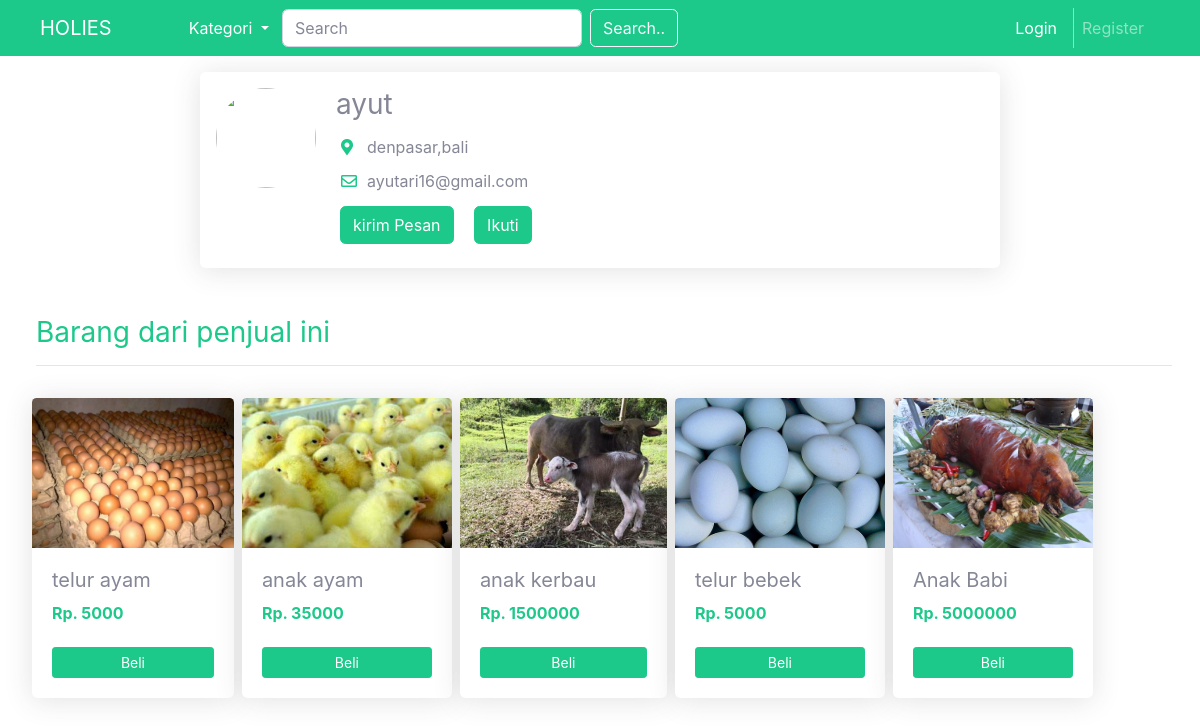
The app's page /seller/infoseller.php?id=1 with its own data.
### tables this page shows
CREATE TABLE `seller` (
  `id_seller` int(5) NOT NULL,
  `id_user` int(5) NOT NULL,
  `foto_ktp` varchar(255) NOT NULL
);

CREATE TABLE `detail_user` (
  `id_detailuser` int(5) NOT NULL,
  `id_user` int(5) NOT NULL,
  `nama` varchar(50) NOT NULL,
  `jk` enum('Pria','Wanita') NOT NULL,
  `alamat` varchar(100) NOT NULL,
  `telp` varchar(15) NOT NULL,
  `email` varchar(30) NOT NULL,
  `foto_profil` varchar(255) NOT NULL
);

CREATE TABLE `produk` (
  `id_produk` int(10) NOT NULL,
  `id_seller` int(5) NOT NULL,
  `nama_produk` varchar(50) NOT NULL,
  `deskripsi` varchar(200) NOT NULL,
  `quantity` int(8) NOT NULL,
  `harga_satuan` int(8) NOT NULL
);

CREATE TABLE `gmbr_produk` (
  `id_produk` int(10) NOT NULL,
  `gambar_produk` varchar(255) NOT NULL
);

### seller/infoseller.php (the view, shortened to what this page needs)
<?php
include "../php/config.php";
$id_seller = $_GET['id'];
$sql = mysqli_query($conn, "SELECT * FROM detail_user INNER JOIN seller WHERE id_seller = '$id_seller' ");
$seller = mysqli_fetch_assoc($sql);
$sql1 = mysqli_query($conn, "SELECT * FROM produk INNER JOIN produk_kategori USING(id_produk)
        INNER JOIN gmbr_produk USING(id_produk) WHERE id_seller = '$id_seller' ");
$dataBarang = [];
while ($row = mysqli_fetch_assoc($sql1)) {
	$dataBarang[] = $row;
}
?>
<!DOCTYPE html>
<html>
<head>
	<link href="../vendor/bootstrap/css/bootstrap-modified.min.css" rel="stylesheet">
	<link rel="stylesheet" href="https://use.fontawesome.com/releases/v5.8.2/css/all.css">
	<link rel="stylesheet" type="text/css" href="../vendor/holies/css/sherly.css">
</head>
<body>
	<?php include '../home/nav.php' ?>
	<div class="row m-3 justify-content-md-center">
		<div class="shadow mb-2 bg-white rounded box2 p-3">
			<div class="gambar-diri float-left">
				<img src="../img/profile/<?= $seller['foto_profil'] ?>" class="rounded-circle" style="width: 100%; height: 100%; object-fit: cover">
			</div>
			<div class="detail float-left ml-3">
				<h3 class="pl-1"><?= $seller['nama'] ?></h3>
				<table class="table-responsive">
					<tr>
						<td><i class="fas fa-map-marker-alt text-success m-2"></i></td>
						<td><?= $seller['alamat'] ?></td>
					</tr>
					<tr>
						<td><i class="far fa-envelope text-success m-2"></i></i></td>
						<td><?= $seller['email'] ?></td>
					</tr>
				</table>
				<button type="button" class="btn btn-success m-2">kirim Pesan</button>
				<button type="button" class="btn btn-success m-2">Ikuti</button>
			</div>
		</div>
	</div>
	<div class="row w-100">
		<div class="ml-5 mr-3 my-4 w-100">
			<h3 class="text-success">Barang dari penjual ini</h3>
			<hr>
			<div class="card-deck barang-jual">
				<?php if ($dataBarang) : ?>
					<?php foreach ($dataBarang as $key) : ?>
						<div class="bg-white mt-3 ml-2 rounded shadow" style="max-width: 210px;">
							<img style=" max-width: 250px; max-height: 150px; " class=" gambar-jual card-img-top" src="../img/barang/<?= $key['gambar_produk'] ?>">
							<div class="card-body">
								<h5 class="card-title" style="max-width: 200px;"><?= substr($key['nama_produk'], 0, 18); ?> <?php if (strlen($key['nama_produk']) > 18) {
																															} ?> </h5>
								<h6 class="text-success font-weight-bold mb-4">Rp. <?= $key['harga_satuan'] ?></h6>
								<a href="#" class="btn btn-sm btn-success w-100">Beli</a>
							</div>
						</div>
					<?php endforeach ?>
				<?php endif ?>
			</div>
		</div>
	</div>
</body>
</html>

### records on screen
seller: id_user.nama "ayut", id_user.alamat "denpasar,bali", id_user.email "ayutari16@gmail.com"
produk: gmbr_produk.gambar_produk (picture), nama_produk "telur ayam", harga_satuan "5000"
produk: gmbr_produk.gambar_produk (picture), nama_produk "anak ayam", harga_satuan "35000"
produk: gmbr_produk.gambar_produk (picture), nama_produk "anak kerbau", harga_satuan "1500000"
produk: gmbr_produk.gambar_produk (picture), nama_produk "telur bebek", harga_satuan "5000"
produk: gmbr_produk.gambar_produk (picture), nama_produk "Anak Babi", harga_satuan "5000000"
